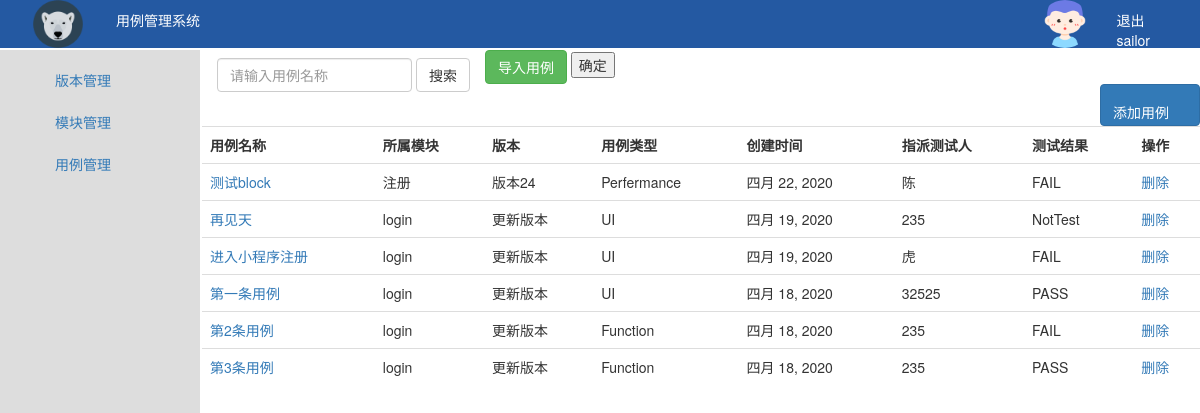
/tcmanage/testcases (signed in), run on an earlier commit of the app's database.
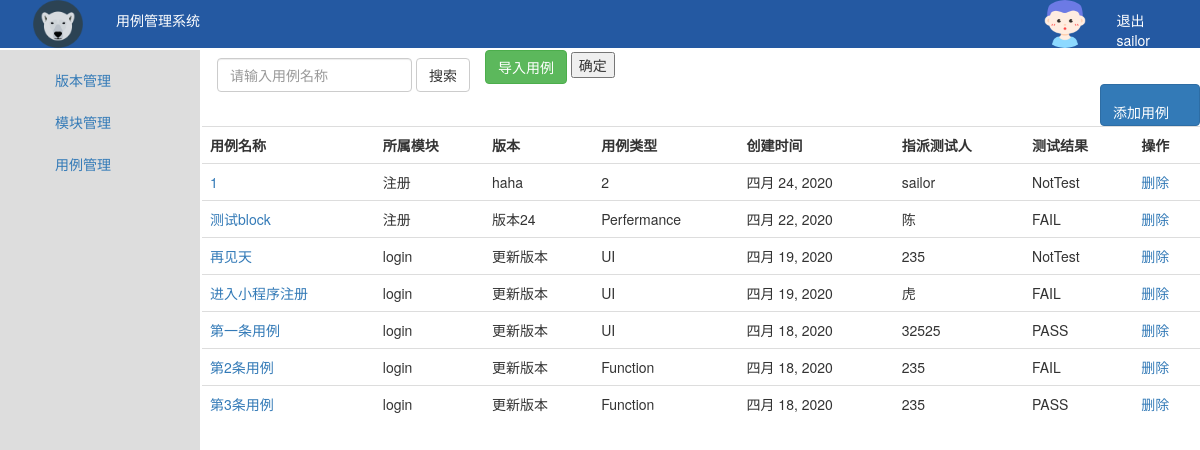
And on a later commit of the database.
### tcmanage/models.py (models this page shows, shortened)
class TcCase(models.Model):
	case_name = models.CharField(max_length=50,verbose_name='用例名称')
	styles = (('UI','UI'),('Function','功能'),('Perfermance','性能'),)
	tc_style = models.CharField(verbose_name='用例类型',max_length=20,choices=styles,default='Function')
	levels = (('SMOKING','冒烟'),('LEVEL0','LEVEL0'),('LEVEL1','LEVEL1'),('LEVEL2','LEVEL2'),)
	tc_level = models.CharField(verbose_name='用例等级',max_length=20,choices=levels,default='SMOKING')
	tc_presetting = models.TextField(verbose_name='前置条件',blank=True)
	tc_steps = models.TextField(verbose_name='用例步骤')
	tc_module = models.ForeignKey('TcModule',on_delete=models.DO_NOTHING,related_name='module')
	tc_version = models.ForeignKey('TcVersion',on_delete=models.DO_NOTHING,related_name='version')
	tc_except_result = models.TextField(verbose_name='期望结果')
	results = (('PASS','通过'),('FAIL','失败'),('BLOCK','阻塞'),('NA','无法测试'),('NotTest','未测试'))
	tc_actual_result = models.CharField(verbose_name='实际结果',max_length=20,choices=results,default='NotTest')
	tc_comment = models.TextField(verbose_name='备注显示',blank=True)
	tc_user = models.CharField(verbose_name='分配人',max_length=20)
	create_time = models.DateField(verbose_name='创建时间',auto_now_add=True)
	update_time = models.DateTimeField(verbose_name='更新时间',auto_now=True)
	class Meta:
		ordering = ['-create_time']

class TcModule(models.Model):
	module_name = models.CharField(max_length=20,verbose_name='模块名称',unique=True)
	create_time = models.DateField(verbose_name='创建时间',auto_now_add=True)
	update_time = models.DateTimeField(verbose_name='更新时间',auto_now=True)
	def __str__(self):
		return self.module_name
	class Meta:
		ordering = ['-create_time']

class TcVersion(models.Model):
	version_name = models.CharField(max_length=20,verbose_name='版本名称',unique=True)
	create_time = models.DateField(verbose_name='创建时间',auto_now_add=True)
	update_time = models.DateTimeField(verbose_name='更新时间',auto_now=True)
	def __str__(self):
		return self.version_name
	class Meta:
		ordering = ['-create_time']

### tcmanage/views.py (the view)
	def wrapper(request,*args,**kwargs):
		is_login = request.session.get('is_login',False)
		if is_login:
			return func(request,*args,**kwargs)
		else:
			return redirect(request.GET.get('from', reverse('login')))

### tcmanage/views.py (called while the page is built)
def check_login(func):
	def wrapper(request,*args,**kwargs):
		is_login = request.session.get('is_login',False)
		if is_login:
			return func(request,*args,**kwargs)
		else:
			return redirect(request.GET.get('from', reverse('login')))
	return wrapper

@check_login
def get_testcase(request):
	context = {}
	context['username'] = request.user.username
	case_list = TcCase.objects.all()
	context['case_list'] = case_list
	return render(request,'testcases.html',context)

### templates/testcases.html (shortened to what this page needs)
{% extends 'base.html' %}
{% block search %}
	<form class="navbar-form navbar-left" role="search" method="GET">
		  <div class="form-group">
		    <input type="text" class="form-control" placeholder="请输入用例名称">
		  </div>
		  <button type="submit" class="btn btn-default">搜索</button>
	</form>
	<form enctype="multipart/form-data" action="{% url 'upload_case' %}" method="post">
	    <span class="btn btn-success fileinput-button">
			<span>导入用例</span>
			<input type="file" name="file">
	    </span>
	    <input type="submit"  value="确定">
	</form>
	<a class="btn btn-primary" href="{% url 'add_testcase' %}" role="button"
	style="padding-top: 20px; float: right; line-height: 1;padding-right:30px;">添加用例</a>
{% endblock %}
{% block content %}
	<table class="table">
		<tr>
		  <th>用例名称</th>
		  <th>所属模块</th>
		  <th>版本</th>
		  <th>用例类型</th>
		  <th>创建时间</th>
		  <th>指派测试人</th>
		  <th>测试结果</th>
		  <th>操作</th>
		</tr>
		{% for case in case_list %}
			<tr>
				<td> <a href="{% url 'case_detail' case.pk %}">{{ case.case_name }}</a></td>
				<td>{{ case.tc_module }}</td>
				<td>{{ case.tc_version }}</td>
				<td>{{ case.tc_style }}</td>
				<td>{{ case.create_time }}</td>
				<td>{{ case.tc_user }}</td>
				<td>{{ case.tc_actual_result }}</td>
				<td> <a href="{% url 'delete_case' case.pk %}"> 删除 </a></td>
			</tr>
		{% empty %}
		<tr>
			<td>还没有测试用例，赶快去创建吧~</td>
		</tr>
		{% endfor %}
	</table>
{% endblock %}

What changed in the data, as far as the page shows it:
added TcCase: case_name "1", tc_module "注册", tc_version "haha", tc_style "2", create_time "四月 24, 2020", tc_user "sailor", tc_actual_result "NotTest"
